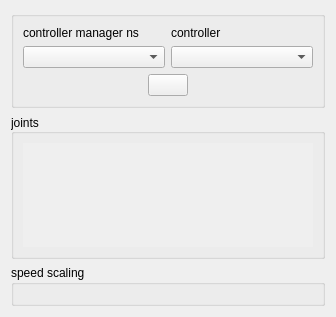
<?xml version="1.0" encoding="UTF-8"?>
<ui version="4.0">
 <class>forward_command_controller</class>
 <widget class="QWidget" name="forward_command_controller">
  <property name="geometry">
   <rect>
    <x>0</x>
    <y>0</y>
    <width>336</width>
    <height>317</height>
   </rect>
  </property>
  <property name="windowTitle">
   <string>Forward Command Controller</string>
  </property>
  <layout class="QVBoxLayout" name="verticalLayout_2">
   <item>
    <widget class="QGroupBox" name="controller_group">
     <property name="title">
      <string/>
     </property>
     <layout class="QVBoxLayout" name="verticalLayout">
      <item>
       <layout class="QGridLayout" name="gridLayout">
        <item row="1" column="1">
         <widget class="QComboBox" name="fcc_combo"/>
        </item>
        <item row="1" column="0">
         <widget class="QComboBox" name="cm_combo"/>
        </item>
        <item row="0" column="0">
         <widget class="QLabel" name="cm_list_label">
          <property name="toolTip">
           <string>&lt;html&gt;&lt;head/&gt;&lt;body&gt;&lt;p&gt;&lt;span style=&quot; font-weight:600;&quot;&gt;controller manager&lt;/span&gt; namespace. It is assumed that the &lt;span style=&quot; font-weight:600;&quot;&gt;robot_description&lt;/span&gt; parameter also lives in the same namespace.&lt;/p&gt;&lt;/body&gt;&lt;/html&gt;</string>
          </property>
          <property name="text">
           <string>controller manager ns</string>
          </property>
          <property name="buddy">
           <cstring>cm_combo</cstring>
          </property>
         </widget>
        </item>
        <item row="0" column="1">
         <widget class="QLabel" name="controller_list_label">
          <property name="text">
           <string>controller</string>
          </property>
          <property name="buddy">
           <cstring>fcc_combo</cstring>
          </property>
         </widget>
        </item>
       </layout>
      </item>
      <item>
       <layout class="QHBoxLayout" name="horizontalLayout">
        <item>
         <spacer name="horizontalSpacer">
          <property name="orientation">
           <enum>Qt::Horizontal</enum>
          </property>
          <property name="sizeHint" stdset="0">
           <size>
            <width>40</width>
            <height>20</height>
           </size>
          </property>
         </spacer>
        </item>
        <item>
         <widget class="QPushButton" name="enable_button">
          <property name="sizePolicy">
           <sizepolicy hsizetype="Minimum" vsizetype="Minimum">
            <horstretch>0</horstretch>
            <verstretch>0</verstretch>
           </sizepolicy>
          </property>
          <property name="toolTip">
           <string>&lt;html&gt;&lt;head/&gt;&lt;body&gt;&lt;p&gt;Enable/disable sending commands to the controller.&lt;/p&gt;&lt;/body&gt;&lt;/html&gt;</string>
          </property>
          <property name="text">
           <string/>
          </property>
          <property name="icon">
           <iconset>
            <normaloff>off.svg</normaloff>
            <normalon>on.svg</normalon>
            <activeon>on.svg</activeon>off.svg</iconset>
          </property>
          <property name="iconSize">
           <size>
            <width>48</width>
            <height>48</height>
           </size>
          </property>
          <property name="checkable">
           <bool>true</bool>
          </property>
         </widget>
        </item>
        <item>
         <spacer name="horizontalSpacer_2">
          <property name="orientation">
           <enum>Qt::Horizontal</enum>
          </property>
          <property name="sizeHint" stdset="0">
           <size>
            <width>40</width>
            <height>20</height>
           </size>
          </property>
         </spacer>
        </item>
       </layout>
      </item>
     </layout>
    </widget>
   </item>
   <item>
    <widget class="QGroupBox" name="joint_group_outer">
     <property name="sizePolicy">
      <sizepolicy hsizetype="Preferred" vsizetype="Preferred">
       <horstretch>0</horstretch>
       <verstretch>0</verstretch>
      </sizepolicy>
     </property>
     <property name="minimumSize">
      <size>
       <width>0</width>
       <height>0</height>
      </size>
     </property>
     <property name="title">
      <string>joints</string>
     </property>
     <property name="alignment">
      <set>Qt::AlignLeading|Qt::AlignLeft|Qt::AlignVCenter</set>
     </property>
     <property name="flat">
      <bool>false</bool>
     </property>
     <property name="checkable">
      <bool>false</bool>
     </property>
     <layout class="QVBoxLayout" name="verticalLayout_3">
      <item>
       <widget class="QScrollArea" name="joint_group_scroll">
        <property name="sizePolicy">
         <sizepolicy hsizetype="Expanding" vsizetype="Expanding">
          <horstretch>0</horstretch>
          <verstretch>0</verstretch>
         </sizepolicy>
        </property>
        <property name="frameShape">
         <enum>QFrame::NoFrame</enum>
        </property>
        <property name="frameShadow">
         <enum>QFrame::Plain</enum>
        </property>
        <property name="verticalScrollBarPolicy">
         <enum>Qt::ScrollBarAsNeeded</enum>
        </property>
        <property name="horizontalScrollBarPolicy">
         <enum>Qt::ScrollBarAlwaysOff</enum>
        </property>
        <property name="widgetResizable">
         <bool>true</bool>
        </property>
        <widget class="QWidget" name="joint_group">
         <property name="geometry">
          <rect>
           <x>0</x>
           <y>0</y>
           <width>314</width>
           <height>109</height>
          </rect>
         </property>
        </widget>
       </widget>
      </item>
     </layout>
    </widget>
   </item>
   <item>
    <widget class="QGroupBox" name="speed_scaling_group">
     <property name="title">
      <string>speed scaling</string>
     </property>
     <layout class="QVBoxLayout" name="speed_scaling_layout"/>
    </widget>
   </item>
  </layout>
 </widget>
 <tabstops>
  <tabstop>cm_combo</tabstop>
  <tabstop>fcc_combo</tabstop>
  <tabstop>enable_button</tabstop>
 </tabstops>
 <resources/>
 <connections/>
</ui>
